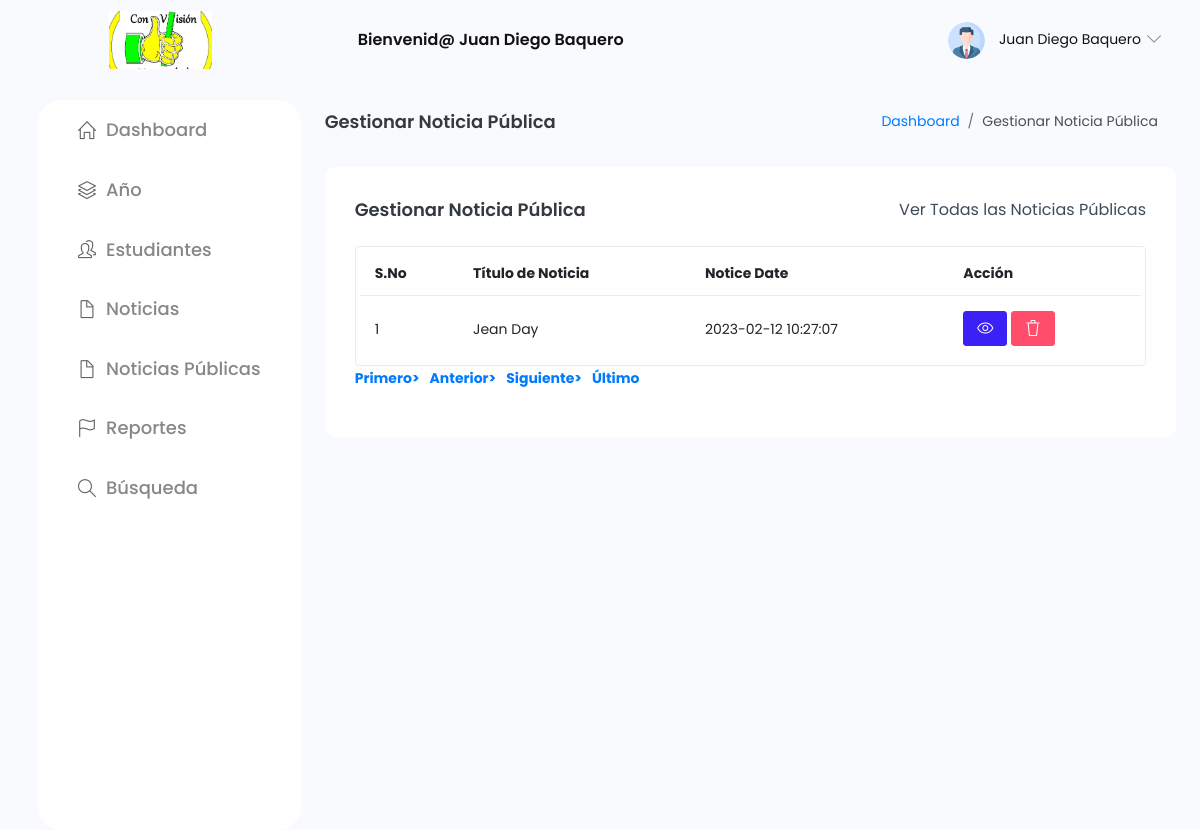
Page /Noticias/gestion-estudiantes-master/manage-public-notice.php (signed in) on the committed database.
### tables this page shows
CREATE TABLE `tblteacher` (
  `ID` int(10) NOT NULL,
  `AdminName` varchar(120) DEFAULT NULL,
  `UserName` varchar(120) DEFAULT NULL,
  `MobileNumber` bigint(10) DEFAULT NULL,
  `Email` varchar(200) DEFAULT NULL,
  `Password` varchar(200) DEFAULT NULL,
  `AdminRegdate` timestamp NULL DEFAULT current_timestamp()
);

CREATE TABLE `tblpublicnotice` (
  `ID` int(5) NOT NULL,
  `NoticeTitle` varchar(200) DEFAULT NULL,
  `NoticeMessage` mediumtext DEFAULT NULL,
  `CreationDate` timestamp NULL DEFAULT current_timestamp()
);

### Noticias/gestion-estudiantes-master/manage-public-notice.php (the view, shortened to what this page needs)
<?php
include('includes/dbconnection.php');
if (strlen($_SESSION['sturecmsaid'] == 0)) {
  header('location:logout.php');
} else {
?>
  <?php include_once('includes/header.php'); ?>
  <div class="container-fluid page-body-wrapper">
    <?php include_once('includes/sidebar.php'); ?>
    <div class="main-panel">
      <div class="content-wrapper">
        <div class="page-header">
          <h3 class="page-title"> Gestionar Noticia Pública </h3>
          <nav aria-label="breadcrumb">
            <ol class="breadcrumb">
              <li class="breadcrumb-item"><a href="dashboard.php">Dashboard</a></li>
              <li class="breadcrumb-item active" aria-current="page"> Gestionar Noticia Pública</li>
            </ol>
          </nav>
        </div>
        <div class="row">
          <div class="col-md-12 grid-margin stretch-card">
            <div class="card">
              <div class="card-body">
                <div class="d-sm-flex align-items-center mb-4">
                  <h4 class="card-title mb-sm-0">Gestionar Noticia Pública</h4>
                  <a href="#" class="text-dark ml-auto mb-3 mb-sm-0"> Ver Todas las Noticias Públicas</a>
                </div>
                <div class="table-responsive border rounded p-1">
                  <table class="table">
                    <thead>
                      <tr>
                        <th class="font-weight-bold">S.No</th>
                        <th class="font-weight-bold">Título de Noticia</th>
                        <th class="font-weight-bold">Notice Date</th>
                        <th class="font-weight-bold">Acción</th>
                      </tr>
                    </thead>
                    <tbody>
                      <?php
                      if (isset($_GET['pageno'])) {
                        $pageno = $_GET['pageno'];
                      } else {
                        $pageno = 1;
                      }
                      $no_of_records_per_page = 15;
                      $ret = "SELECT ID FROM tblpublicnotice";
                      $query1 = $dbh->prepare($ret);
                      $query1->execute();
                      $total_rows = $query1->rowCount();
                      $total_pages = ceil($total_rows / $no_of_records_per_page);
                      $sql = "SELECT * from tblpublicnotice";
                      $query = $dbh->prepare($sql);
                      $query->execute();
                      $results = $query->fetchAll(PDO::FETCH_OBJ);
                      $cnt = 1;
                      if ($query->rowCount() > 0) {
                        foreach ($results as $row) {               ?>
                          <tr>
                            <td><?php echo htmlentities($cnt); ?></td>
                            <td><?php echo htmlentities($row->NoticeTitle); ?></td>
                            <td><?php echo htmlentities($row->CreationDate); ?></td>
                            <td>
                              <a href="edit-public-notice-detail.php?editid=<?php echo htmlentities($row->ID); ?>" class="btn btn-primary btn-sm"><i class="icon-eye"></i></a>
                              <a href="manage-public-notice.php?delid=<?php echo ($row->ID); ?>" onclick="return confirm('Deseas eliminar este registro?');" class="btn btn-danger btn-sm"> <i class="icon-trash"></i></a>
                            </td>
                          </tr><?php $cnt = $cnt + 1;
                              }
                            } ?>
                    </tbody>
                  </table>
                </div>
                <div align="left">
                  <ul class="pagination">
                    <li><a href="?pageno=1"><strong>Primero></strong></a></li>
                    <li class="<?php if ($pageno <= 1) {
                                  echo 'disabled';
                                } ?>">
                      <a href="<?php if ($pageno <= 1) {
                                  echo '#';
                                } else {
                                  echo "?pageno=" . ($pageno - 1);
                                } ?>"><strong style="padding-left: 10px">Anterior></strong></a>
                    </li>
                    <li class="<?php if ($pageno >= $total_pages) {
                                  echo 'disabled';
                                } ?>">
                      <a href="<?php if ($pageno >= $total_pages) {
                                  echo '#';
                                } else {
                                  echo "?pageno=" . ($pageno + 1);
                                } ?>"><strong style="padding-left: 10px">Siguiente></strong></a>
                    </li>
                    <li><a href="?pageno=<?php echo $total_pages; ?>"><strong style="padding-left: 10px">Último</strong></a></li>
                  </ul>
                </div>
              </div>
            </div>
          </div>
        </div>
      </div>
      <?php include_once('includes/footer.php'); ?>
<?php }  ?>

### Noticias/gestion-estudiantes-master/includes/header.php (shortened to what this page needs)
<!DOCTYPE html>
<html lang="en">
<head>
  <link rel="stylesheet" href="assets/vendors/simple-line-icons/css/simple-line-icons.css">
  <link rel="stylesheet" href="assets/vendors/flag-icon-css/css/flag-icon.min.css">
  <link rel="stylesheet" href="assets/vendors/css/vendor.bundle.base.css">
  <link rel="stylesheet" href="assets/vendors/daterangepicker/daterangepicker.css">
  <link rel="stylesheet" href="assets/vendors/chartist/chartist.min.css">
  <link rel="stylesheet" href="assets/vendors/select2/select2.min.css">
  <link rel="stylesheet" href="assets/vendors/select2-bootstrap-theme/select2-bootstrap.min.css">
  <link rel="stylesheet" href="assets/vendors/css/variables.css">
  <link rel="stylesheet" href="assets/css/style.css" />
</head>
<body>
  <div class="container-scroller">
    <nav class="navbar default-layout-navbar col-lg-12 col-12 p-0 fixed-top d-flex flex-row">
      <div class="navbar-brand-wrapper d-flex align-items-center services">
        <a class="navbar-brand brand-logo ml-auto text-right" href="dashboard.php">
          <img src="assets/images/MasterPRO.png" alt="logo" />
        </a>
      </div><?php
            $aid = $_SESSION['sturecmsaid'];
            $sql = "SELECT * from tblteacher where ID=:aid";
            $query = $dbh->prepare($sql);
            $query->bindParam(':aid', $aid, PDO::PARAM_STR);
            $query->execute();
            $results = $query->fetchAll(PDO::FETCH_OBJ);
            if ($query->rowCount() > 0) {
              foreach ($results as $row) {               ?>
          <div class="navbar-menu-wrapper d-flex align-items-center flex-grow-1">
            <h5 class="mb-0 font-weight-medium d-none d-lg-flex mx-auto">Bienvenid@ <?php echo htmlentities($row->AdminName); ?></h5>
            <ul class="navbar-nav navbar-nav-right ml-auto">
              <li class="nav-item dropdown d-none d-xl-inline-flex user-dropdown services">
                <a class="nav-link dropdown-toggle" id="UserDropdown" href="#" data-toggle="dropdown" aria-expanded="false">
                  <img class="img-xs rounded-circle ml-2" src="assets/images/Avatar.png" alt="Profile image"> <span class="font-weight-normal"> <?php echo htmlentities($row->AdminName); ?> </span></a>
                  </div><?php $cnt = $cnt + 1;
                      }
                    } ?>
              </li>
            </ul>
          </div>
    </nav>

### rows in the picture
tblteacher: AdminName "Juan Diego Baquero"
tblpublicnotice: NoticeTitle "Jean Day", CreationDate "2023-02-12 10:27:07"
